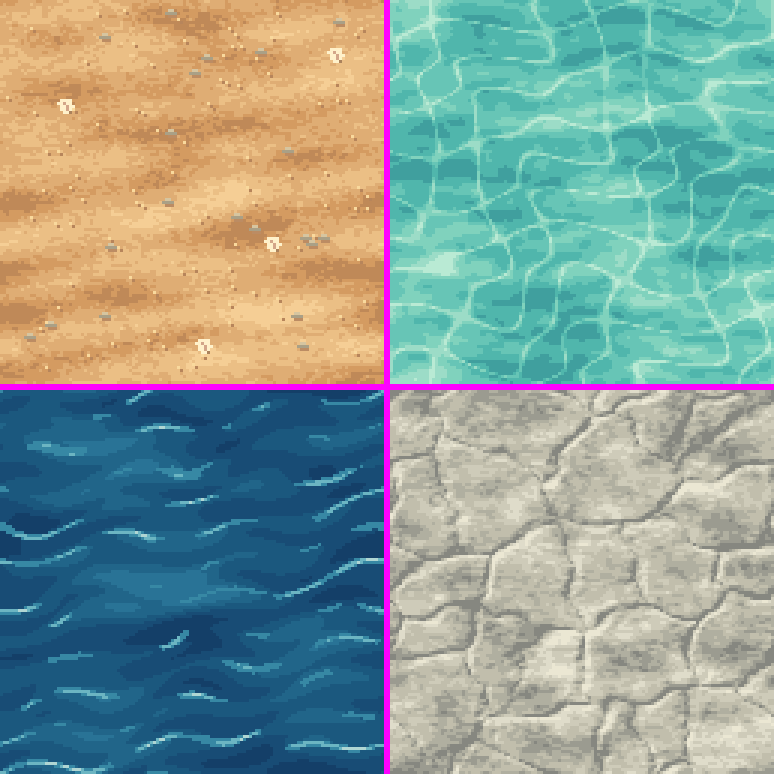
#> input picture assets/raw/terreni.png, 774 x 774 px; its folder holds 5 pictures in this run
$ python processa_asset.py
#> lines starting #> are read from the running program, lines starting #| are printed output that depends on the picture; after the words box and inside, x2 and y2 are one past the last pixel; in counts of white or black regions, pixels touching at a corner belong together
#> in terreni, im is the input picture: shape (774, 774, 3); mean R, G, B 136.8, 157.5, 149.6
#!/usr/bin/env python3
"""Ritaglia gli sprite dai fogli generati con Arena AI.

Uso: python3 scripts/processa_asset.py
Legge assets/raw/*.png e scrive assets/sprites/*.png e assets/tiles/*.png.
Lo sfondo magenta (o trasparente) viene tolto, ogni pezzo viene separato,
rifilato e ridimensionato alla misura di gioco.
"""
import os
import numpy as np
from PIL import Image
from scipy import ndimage

ROOT = os.path.dirname(os.path.dirname(os.path.abspath(__file__)))
RAW = os.path.join(ROOT, "assets", "raw")
OUT = os.path.join(ROOT, "assets", "sprites")
TILES = os.path.join(ROOT, "assets", "tiles")

# foglio -> lista di (nome, lato, misura). lato 'w' = larghezza, 'h' = altezza, 'm' = lato maggiore.
# I nomi seguono l'ordine di lettura (righe dall'alto, poi da sinistra).
FOGLI = {
    "sopravvissuto": [("sopr_giu", "h", 60), ("sopr_su", "h", 60), ("sopr_sx", "h", 60), ("sopr_dx", "h", 60)],
    "strutture": [("baracca", "w", 180), ("zattera", "w", 170), ("falo", "w", 72), ("raccoglitore", "w", 76)],
    "oggetti": [("cassa", "w", 38), ("barile", "w", 30), ("rottami", "w", 48), ("pneumatico", "w", 40),
                ("legna", "w", 40), ("corda", "w", 36), ("ossa", "w", 46), ("rete", "w", 42)],
    "natura": [("roccia_grande", "w", 96), ("roccia", "w", 52), ("erba", "w", 34), ("cespuglio", "w", 48),
               ("albero_morto", "h", 96), ("palma", "h", 120), ("alghe", "w", 44), ("corallo", "w", 40)],
    "fauna": [("granchio_giu", "w", 44), ("granchio_su", "w", 44), ("granchio_sx", "w", 44),
              ("granchio_dx", "w", 44), ("granchio_attacco", "w", 50)],
    "rovine": [("campanile", "w", 150), ("archi", "w", 230), ("muro", "w", 150), ("palazzo", "w", 160)],
    "icone": [("ic_goccia", "m", 30), ("ic_cibo", "m", 30), ("ic_pesce", "m", 30), ("ic_cocco", "m", 30),
              ("ic_bottiglia", "m", 30), ("ic_legna", "m", 30), ("ic_rottame", "m", 30), ("ic_corda", "m", 30),
              ("ic_coltello", "m", 30), ("ic_tanica", "m", 30), ("ic_benda", "m", 30), ("ic_sole", "m", 30)],
}


# distanza (px) entro cui due macchie sono lo stesso oggetto
RAGGIO = {"oggetti": 10, "fauna": 6, "natura": 8, "rovine": 10, "icone": 8}


def alfa_da_magenta(rgb):
    """Restituisce l'alfa (0-1) togliendo i pixel vicini al magenta e il loro alone."""
    r, g, b = [rgb[..., i].astype(np.float32) for i in range(3)]
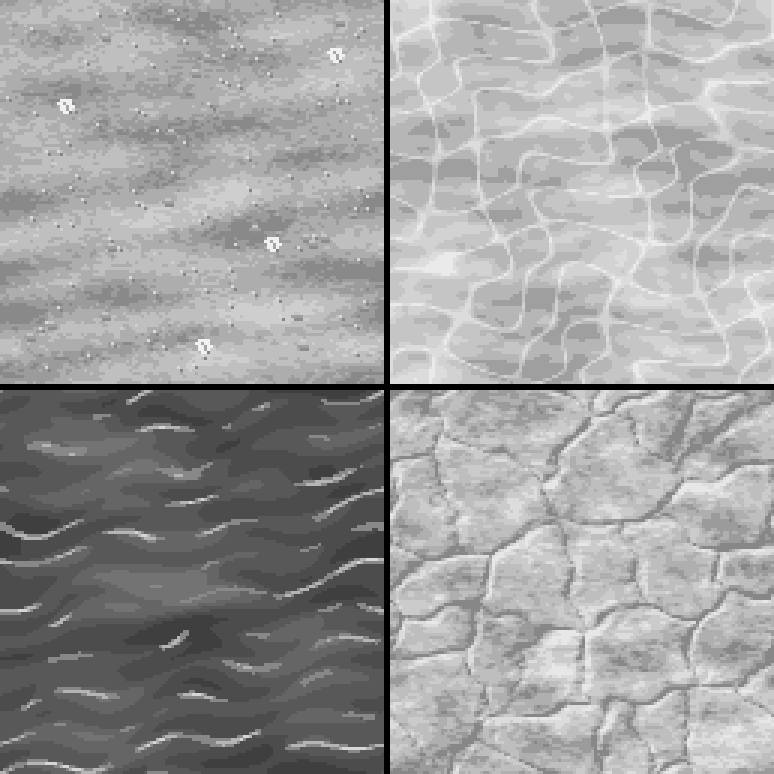
#> g: shape (774, 774) float32; min 0, max 241, mean 157.5
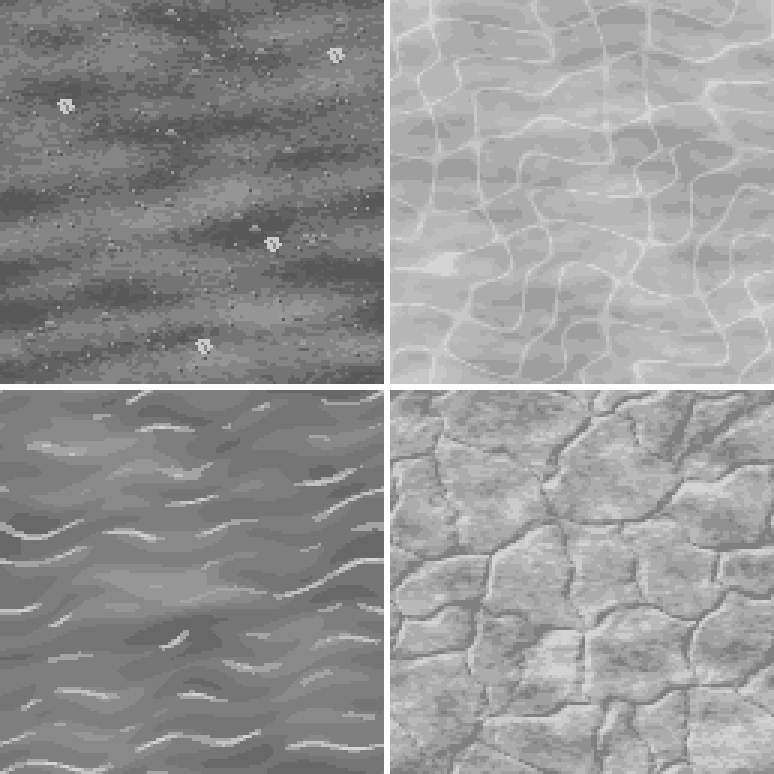
#> b: shape (774, 774) float32; min 88, max 255, mean 149.6
    # quanto il pixel "sa di magenta": rosso e blu alti, verde basso
    m = np.minimum(r, b) - g
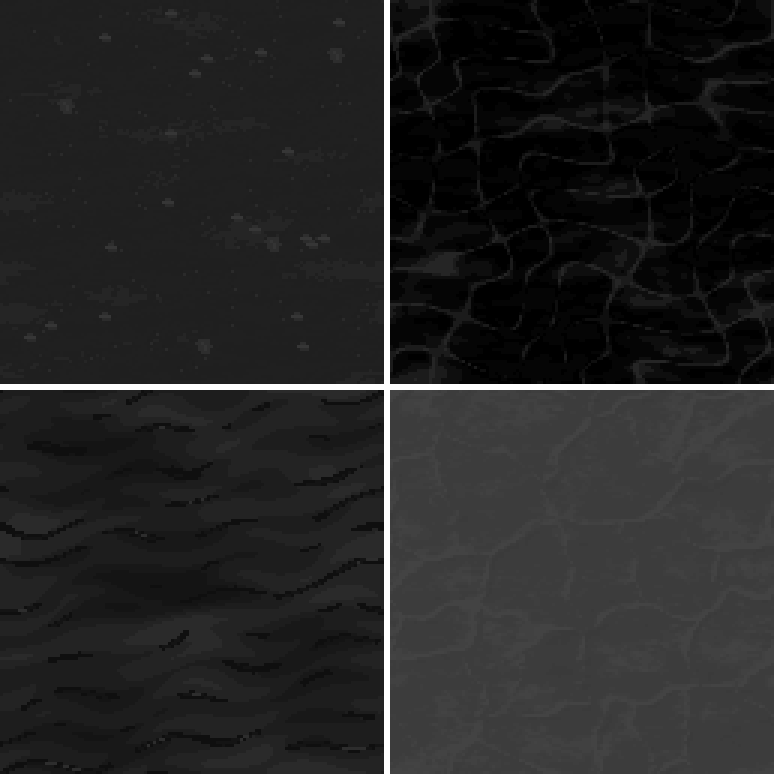
#> m: shape (774, 774) float32; min -102, max 255, mean -51; drawn with min black and max white
    alfa = np.clip(1.0 - (m - 60.0) / 120.0, 0, 1)
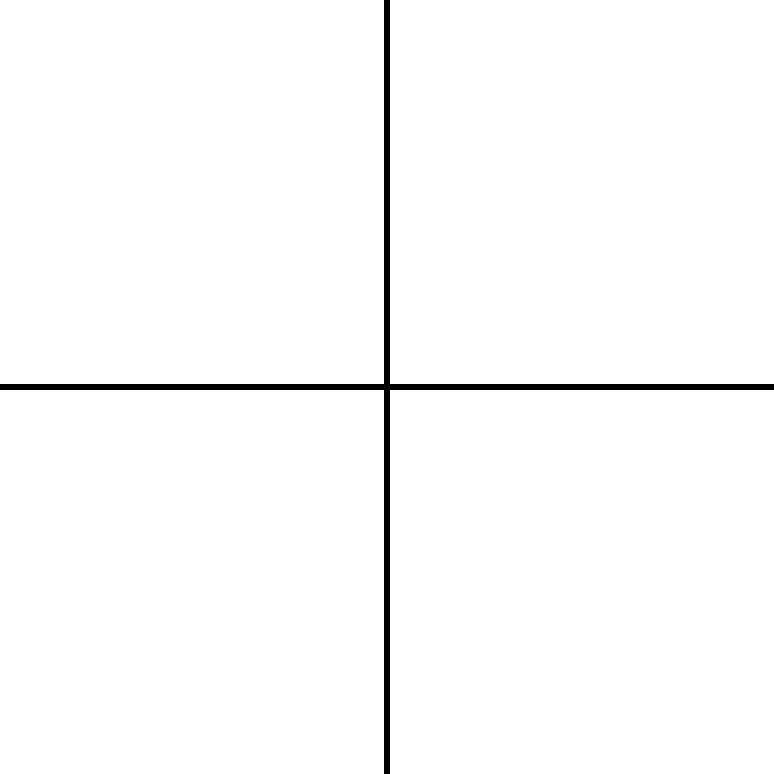
#> alfa: shape (774, 774) float32; values 0 (black) and 1 (white), 98.5% white; 1 black region, box (x1, y1, x2, y2) and area: (0, 0, 774, 774) 9252
    return alfa


# [8 lines left out: function despill, not called in this run]


def carica(nome):
    im = Image.open(os.path.join(RAW, nome + ".png"))
    if im.mode == "RGBA" and np.array(im)[..., 3].min() == 0:
        a = np.array(im)
        return a[..., :3], a[..., 3].astype(np.float32) / 255.0
    rgb = np.array(im.convert("RGB"))
    alfa = alfa_da_magenta(rgb)
    return despill(rgb, alfa), alfa


# [61 lines left out: functions separa, ritaglia, ridimensiona, not called in this run]


def terreni():
    im = np.array(Image.open(os.path.join(RAW, "terreni.png")).convert("RGB"))
    mag = (alfa_da_magenta(im) < 0.5)
    h, w = mag.shape
#> h = 774; w = 774
    # le linee magenta dividono il foglio in 4 quadranti
    col = np.where(mag.mean(axis=0) > 0.5)[0]
#> col = [384, 385, 386, 387, 388, 389]
    row = np.where(mag.mean(axis=1) > 0.5)[0]
#> row = [384, 385, 386, 387, 388, 389]
    cx = int(np.median(col[(col > w * 0.3) & (col < w * 0.7)]))
#> cx = 386
    cy = int(np.median(row[(row > h * 0.3) & (row < h * 0.7)]))
#> cy = 386
    m = 6
    quad = {
        "sabbia": im[m:cy - m, m:cx - m],
        "basso": im[m:cy - m, cx + m:w - m],
        "profondo": im[cy + m:h - m, m:cx - m],
        "roccia": im[cy + m:h - m, cx + m:w - m],
    }
    for nome, q in quad.items():
        n = 256
        a = np.array(Image.fromarray(q).resize((n, n), Image.LANCZOS)).astype(np.float32)
        # piastrella ripetibile: vicino ai bordi uso la copia spostata di mezzo lato
        # (che si ripete senza cuciture), al centro l'originale, sfumando in mezzo
        spost = np.roll(a, (n // 2, n // 2), axis=(0, 1))
        d = np.minimum(np.arange(n), n - 1 - np.arange(n)) / (n / 2)
        bordo = np.clip(1.0 - np.minimum(d[:, None], d[None, :]) / 0.35, 0, 1)[..., None]
        t = spost * bordo + a * (1 - bordo)
        Image.fromarray(t.astype(np.uint8)).save(os.path.join(TILES, nome + ".png"))
        print("tile", nome, t.shape)
#> this loop made 4 passes
#> nome on passes 1 to 4: 'sabbia', 'basso', 'profondo', 'roccia'
#| tile sabbia (256, 256, 3)
#| tile basso (256, 256, 3)
#| tile profondo (256, 256, 3)
#| tile roccia (256, 256, 3)
#> pass 1, in terreni, `bordo = np.clip(1.0 - np.minimum(d[:, None], d[None, :]) / 0.35, 0, 1)..`:
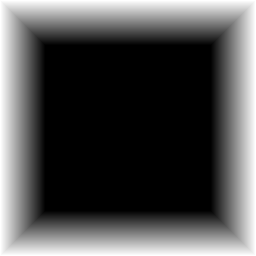
#> bordo: shape (256, 256, 1) float64; min 0, max 1, mean 0.316
#> pass 1, in terreni, `t = spost * bordo + a * (1 - bordo)`:
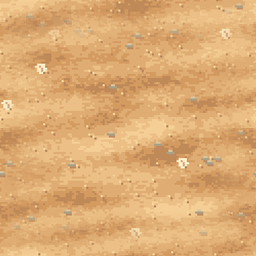
#> t: shape (256, 256, 3) float64; mean of channels 0, 1, 2 222.1, 173, 116.6; drawn as R, G, B
#> after the loop:
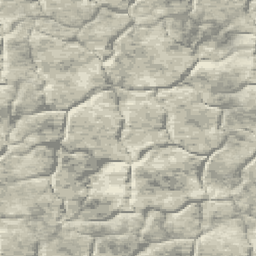
#> t: shape (256, 256, 3) float64; mean of channels 0, 1, 2 186.9, 184.9, 169.1; drawn as R, G, B


def main():
    os.makedirs(OUT, exist_ok=True)
    os.makedirs(TILES, exist_ok=True)
    terreni()
    for foglio, voci in FOGLI.items():
        rgb, alfa = carica(foglio)
        pezzi, etich = separa(alfa, len(voci), RAGGIO.get(foglio, 6))
        for (nome, lato, misura), p in zip(voci, pezzi):
            img = ridimensiona(ritaglia(rgb, alfa, etich, p), lato, misura)
            img.save(os.path.join(OUT, nome + ".png"))
            print(foglio, nome, img.size)


if __name__ == "__main__":
#> (the run stopped early here; a loop or call above may not have finished)
